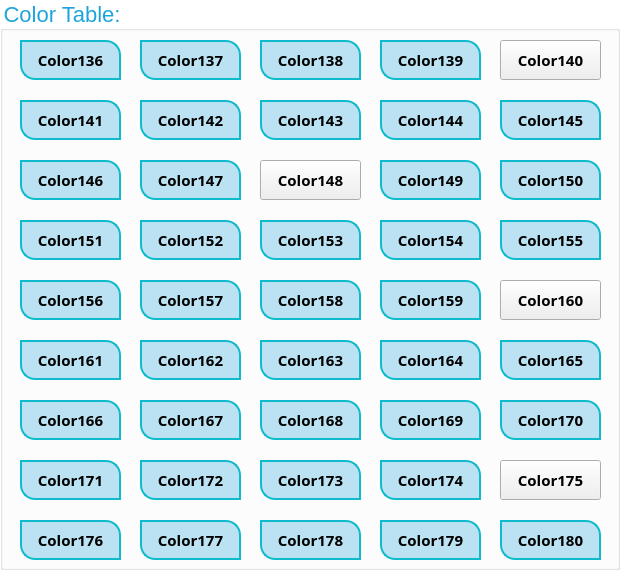
  <widget class="QGroupBox" name="groupBox_4">
   <property name="geometry">
    <rect>
     <x>700</x>
     <y>70</y>
     <width>620</width>
     <height>570</height>
    </rect>
   </property>
   <property name="styleSheet">
    <string notr="true">QGroupBox{
font-size:22px;
color:rgb(29, 165, 219);
background:transparent;
}</string>
   </property>
   <property name="title">
    <string>Color Table:</string>
   </property>
   <widget class="QPushButton" name="pushButtonColor161">
    <property name="geometry">
     <rect>
      <x>20</x>
      <y>340</y>
      <width>101</width>
      <height>40</height>
     </rect>
    </property>
    <property name="font">
     <font>
      <family>Agency FB</family>
      <pointsize>11</pointsize>
      <weight>75</weight>
      <bold>true</bold>
     </font>
    </property>
    <property name="styleSheet">
     <string notr="true">QPushButton{
border:2px solid #0fbacd;
border-top-right-radius: 15px;
border-bottom-left-radius: 15px;
color:rgb(63	,241, 	120 );
ont-size:22px;
background:rgba(29, 165, 219, 0.3);
}</string>
    </property>
    <property name="text">
     <string>Color161</string>
    </property>
   </widget>
   <widget class="QPushButton" name="pushButtonColor166">
    <property name="geometry">
     <rect>
      <x>20</x>
      <y>400</y>
      <width>101</width>
      <height>40</height>
     </rect>
    </property>
    <property name="font">
     <font>
      <family>Agency FB</family>
      <pointsize>11</pointsize>
      <weight>75</weight>
      <bold>true</bold>
     </font>
    </property>
    <property name="styleSheet">
     <string notr="true">QPushButton{
border:2px solid #0fbacd;
border-top-right-radius: 15px;
border-bottom-left-radius: 15px;
color:rgb(31	,255, 	60);
ont-size:22px;
background:rgba(29, 165, 219, 0.3);
}</string>
    </property>
    <property name="text">
     <string>Color166</string>
    </property>
   </widget>
   <widget class="QPushButton" name="pushButtonColor167">
    <property name="geometry">
     <rect>
      <x>140</x>
      <y>400</y>
      <width>101</width>
      <height>40</height>
     </rect>
    </property>
    <property name="font">
     <font>
      <family>Agency FB</family>
      <pointsize>11</pointsize>
      <weight>75</weight>
      <bold>true</bold>
     </font>
    </property>
    <property name="styleSheet">
     <string notr="true">QPushButton{
border:2px solid #0fbacd;
border-top-right-radius: 15px;
border-bottom-left-radius: 15px;
color:rgb(31	,255, 	44);
ont-size:22px;
background:rgba(29, 165, 219, 0.3);
}</string>
    </property>
    <property name="text">
     <string>Color167</string>
    </property>
   </widget>
   <widget class="QPushButton" name="pushButtonColor155">
    <property name="geometry">
     <rect>
      <x>500</x>
      <y>220</y>
      <width>101</width>
      <height>40</height>
     </rect>
    </property>
    <property name="font">
     <font>
      <family>Agency FB</family>
      <pointsize>11</pointsize>
      <weight>75</weight>
      <bold>true</bold>
     </font>
    </property>
    <property name="styleSheet">
     <string notr="true">QPushButton{
border:2px solid #0fbacd;
border-top-right-radius: 15px;
border-bottom-left-radius: 15px;
color:rgb(159	,97	, 36);
ont-size:22px;
background:rgba(29, 165, 219, 0.3);
}</string>
    </property>
    <property name="text">
     <string>Color155</string>
    </property>
   </widget>
   <widget class="QPushButton" name="pushButtonColor138">
    <property name="geometry">
     <rect>
      <x>260</x>
      <y>40</y>
      <width>101</width>
      <height>40</height>
     </rect>
    </property>
    <property name="font">
     <font>
      <family>Agency FB</family>
      <pointsize>11</pointsize>
      <weight>75</weight>
      <bold>true</bold>
     </font>
    </property>
    <property name="styleSheet">
     <string notr="true">QPushButton{
border:2px solid #0fbacd;
border-top-right-radius: 15px;
border-bottom-left-radius: 15px;
color:rgb(15	,125, 	137);
ont-size:22px;
background:rgba(29, 165, 219, 0.3);
}</string>
    </property>
    <property name="text">
     <string>Color138</string>
    </property>
   </widget>
   <widget class="QPushButton" name="pushButtonColor156">
    <property name="geometry">
     <rect>
      <x>20</x>
      <y>280</y>
      <width>101</width>
      <height>40</height>
     </rect>
    </property>
    <property name="font">
     <font>
      <family>Agency FB</family>
      <pointsize>11</pointsize>
      <weight>75</weight>
      <bold>true</bold>
     </font>
    </property>
    <property name="styleSheet">
     <string notr="true">QPushButton{
border:2px solid #0fbacd;
border-top-right-radius: 15px;
border-bottom-left-radius: 15px;
color:rgb(143	,121, 	64);
ont-size:22px;
background:rgba(29, 165, 219, 0.3);
}</string>
    </property>
    <property name="text">
     <string>Color156</string>
    </property>
   </widget>
   <widget class="QPushButton" name="pushButtonColor153">
    <property name="geometry">
     <rect>
      <x>260</x>
      <y>220</y>
      <width>101</width>
      <height>40</height>
     </rect>
    </property>
    <property name="font">
     <font>
      <family>Agency FB</family>
      <pointsize>11</pointsize>
      <weight>75</weight>
      <bold>true</bold>
     </font>
    </property>
    <property name="styleSheet">
     <string notr="true">QPushButton{
border:2px solid #0fbacd;
border-top-right-radius: 15px;
border-bottom-left-radius: 15px;
color:rgb(159	,46	, 44);
ont-size:22px;
background:rgba(29, 165, 219, 0.3);
}</string>
    </property>
    <property name="text">
     <string>Color153</string>
    </property>
   </widget>
   <widget class="QPushButton" name="pushButtonColor165">
    <property name="geometry">
     <rect>
      <x>500</x>
      <y>340</y>
      <width>101</width>
      <height>40</height>
     </rect>
    </property>
    <property name="font">
     <font>
      <family>Agency FB</family>
      <pointsize>11</pointsize>
      <weight>75</weight>
      <bold>true</bold>
     </font>
    </property>
    <property name="styleSheet">
     <string notr="true">QPushButton{
border:2px solid #0fbacd;
border-top-right-radius: 15px;
border-bottom-left-radius: 15px;
color:rgb(31	,255, 	76);
ont-size:22px;
background:rgba(29, 165, 219, 0.3);
}</string>
    </property>
    <property name="text">
     <string>Color165</string>
    </property>
   </widget>
   <widget class="QPushButton" name="pushButtonColor170">
    <property name="geometry">
     <rect>
      <x>500</x>
      <y>400</y>
      <width>101</width>
      <height>40</height>
     </rect>
    </property>
    <property name="font">
     <font>
      <family>Agency FB</family>
      <pointsize>11</pointsize>
      <weight>75</weight>
      <bold>true</bold>
     </font>
    </property>
    <property name="styleSheet">
     <string notr="true">QPushButton{
border:2px solid #0fbacd;
border-top-right-radius: 15px;
border-bottom-left-radius: 15px;
color:rgb(31	,237, 	12 );
ont-size:22px;
background:rgba(29, 165, 219, 0.3);
}</string>
    </property>
    <property name="text">
     <string>Color170</string>
    </property>
   </widget>
   <widget class="QPushButton" name="pushButtonColor157">
    <property name="geometry">
     <rect>
      <x>140</x>
      <y>280</y>
      <width>101</width>
      <height>40</height>
     </rect>
    </property>
    <property name="font">
     <font>
      <family>Agency FB</family>
      <pointsize>11</pointsize>
      <weight>75</weight>
      <bold>true</bold>
     </font>
    </property>
    <property name="styleSheet">
     <string notr="true">QPushButton{
border:2px solid #0fbacd;
border-top-right-radius: 15px;
border-bottom-left-radius: 15px;
color:rgb(127	,145, 	92);
ont-size:22px;
background:rgba(29, 165, 219, 0.3);
}</string>
    </property>
    <property name="text">
     <string>Color157</string>
    </property>
   </widget>
   <widget class="QPushButton" name="pushButtonColor150">
    <property name="geometry">
     <rect>
      <x>500</x>
      <y>160</y>
      <width>101</width>
      <height>40</height>
     </rect>
    </property>
    <property name="font">
     <font>
      <family>Agency FB</family>
      <pointsize>11</pointsize>
      <weight>75</weight>
      <bold>true</bold>
     </font>
    </property>
    <property name="styleSheet">
     <string notr="true">QPushButton{
border:2px solid #0fbacd;
border-top-right-radius: 15px;
border-bottom-left-radius: 15px;
color:rgb(159	,82	, 56);
ont-size:22px;
background:rgba(29, 165, 219, 0.3);
}</string>
    </property>
    <property name="text">
     <string>Color150</string>
    </property>
   </widget>
   <widget class="QPushButton" name="pushButtonColor145">
    <property name="geometry">
     <rect>
      <x>500</x>
      <y>100</y>
      <width>101</width>
      <height>40</height>
     </rect>
    </property>
    <property name="font">
     <font>
      <family>Agency FB</family>
      <pointsize>11</pointsize>
      <weight>75</weight>
      <bold>true</bold>
     </font>
    </property>
    <property name="styleSheet">
     <string notr="true">QPushButton{
border:2px solid #0fbacd;
border-top-right-radius: 15px;
border-bottom-left-radius: 15px;
color:rgb(99	,142, 	76);
ont-size:22px;
background:rgba(29, 165, 219, 0.3);
}</string>
    </property>
    <property name="text">
     <string>Color145</string>
    </property>
   </widget>
   <widget class="QPushButton" name="pushButtonColor137">
    <property name="geometry">
     <rect>
      <x>140</x>
      <y>40</y>
      <width>101</width>
      <height>40</height>
     </rect>
    </property>
    <property name="font">
     <font>
      <family>Agency FB</family>
      <pointsize>11</pointsize>
      <weight>75</weight>
      <bold>true</bold>
     </font>
    </property>
    <property name="styleSheet">
     <string notr="true">QPushButton{
border:2px solid #0fbacd;
border-top-right-radius: 15px;
border-bottom-left-radius: 15px;
color:rgb(3	,117, 	144 );
ont-size:22px;
background:rgba(29, 165, 219, 0.3);
}</string>
    </property>
    <property name="text">
     <string>Color137</string>
    </property>
   </widget>
   <widget class="QPushButton" name="pushButtonColor179">
    <property name="geometry">
     <rect>
      <x>380</x>
      <y>520</y>
      <width>101</width>
      <height>40</height>
     </rect>
    </property>
    <property name="font">
     <font>
      <family>Agency FB</family>
      <pointsize>11</pointsize>
      <weight>75</weight>
      <bold>true</bold>
     </font>
    </property>
    <property name="styleSheet">
     <string notr="true">QPushButton{
border:2px solid #0fbacd;
border-top-right-radius: 15px;
border-bottom-left-radius: 15px;
color:rgb(133	,109, 	12);
ont-size:22px;
background:rgba(29, 165, 219, 0.3);
} </string>
    </property>
    <property name="text">
     <string>Color179</string>
    </property>
   </widget>
   <widget class="QPushButton" name="pushButtonColor146">
    <property name="geometry">
     <rect>
      <x>20</x>
      <y>160</y>
      <width>101</width>
      <height>40</height>
     </rect>
    </property>
    <property name="font">
     <font>
      <family>Agency FB</family>
      <pointsize>11</pointsize>
      <weight>75</weight>
      <bold>true</bold>
     </font>
    </property>
    <property name="styleSheet">
     <string notr="true">QPushButton{
border:2px solid #0fbacd;
border-top-right-radius: 15px;
border-bottom-left-radius: 15px;
color:rgb(111	,130, 	72);
ont-size:22px;
background:rgba(29, 165, 219, 0.3);
}</string>
    </property>
    <property name="text">
     <string>Color146</string>
    </property>
   </widget>
   <widget class="QPushButton" name="pushButtonColor180">
    <property name="geometry">
     <rect>
      <x>500</x>
      <y>520</y>
      <width>101</width>
      <height>40</height>
     </rect>
    </property>
    <property name="font">
     <font>
      <family>Agency FB</family>
      <pointsize>11</pointsize>
      <weight>75</weight>
      <bold>true</bold>
     </font>
    </property>
    <property name="styleSheet">
     <string notr="true">QPushButton{
border:2px solid #0fbacd;
border-top-right-radius: 15px;
border-bottom-left-radius: 15px;
color:rgb(150	,109, 	36);
ont-size:22px;
background:rgba(29, 165, 219, 0.3);
}</string>
    </property>
    <property name="text">
     <string>Color180</string>
    </property>
   </widget>
   <widget class="QPushButton" name="pushButtonColor164">
    <property name="geometry">
     <rect>
      <x>380</x>
      <y>340</y>
      <width>101</width>
      <height>40</height>
     </rect>
    </property>
    <property name="font">
     <font>
      <family>Agency FB</family>
      <pointsize>11</pointsize>
      <weight>75</weight>
      <bold>true</bold>
     </font>
    </property>
    <property name="styleSheet">
     <string notr="true">QPushButton{
border:2px solid #0fbacd;
border-top-right-radius: 15px;
border-bottom-left-radius: 15px;
color:rgb(31	,255, 	92);
ont-size:22px;
background:rgba(29, 165, 219, 0.3);
}</string>
    </property>
    <property name="text">
     <string>Color164</string>
    </property>
   </widget>
   <widget class="QPushButton" name="pushButtonColor144">
    <property name="geometry">
     <rect>
      <x>380</x>
      <y>100</y>
      <width>101</width>
      <height>40</height>
     </rect>
    </property>
    <property name="font">
     <font>
      <family>Agency FB</family>
      <pointsize>11</pointsize>
      <weight>75</weight>
      <bold>true</bold>
     </font>
    </property>
    <property name="styleSheet">
     <string notr="true">QPushButton{
border:2px solid #0fbacd;
border-top-right-radius: 15px;
border-bottom-left-radius: 15px;
color:rgb(87	,142, 	80);
ont-size:22px;
background:rgba(29, 165, 219, 0.3);
}</string>
    </property>
    <property name="text">
     <string>Color144</string>
    </property>
   </widget>
   <widget class="QPushButton" name="pushButtonColor151">
    <property name="geometry">
     <rect>
      <x>20</x>
      <y>220</y>
      <width>101</width>
      <height>40</height>
     </rect>
    </property>
    <property name="font">
     <font>
      <family>Agency FB</family>
      <pointsize>11</pointsize>
      <weight>75</weight>
      <bold>true</bold>
     </font>
    </property>
    <property name="styleSheet">
     <string notr="true">QPushButton{
border:2px solid #0fbacd;
border-top-right-radius: 15px;
border-bottom-left-radius: 15px;
color:rgb(159	,70	, 52);
ont-size:22px;
background:rgba(29, 165, 219, 0.3);
}</string>
    </property>
    <property name="text">
     <string>Color151</string>
    </property>
   </widget>
   <widget class="QPushButton" name="pushButtonColor160">
    <property name="geometry">
     <rect>
      <x>500</x>
      <y>280</y>
      <width>101</width>
      <height>40</height>
     </rect>
    </property>
    <property name="font">
     <font>
      <family>Agency FB</family>
      <pointsize>11</pointsize>
      <weight>75</weight>
      <bold>true</bold>
     </font>
    </property>
    <property name="styleSheet">
     <string notr="true">QPushButton{
border:2px solid #0fbacd;
border-top-right-radius: 15px;
border-bottom-left-radius: 15px;
color:rgb(79	,217, 	120);
ont-size:22px;
background:rgba(29, 165, 219, 0.3);
}163	,142, 	18</string>
    </property>
    <property name="text">
     <string>Color160</string>
    </property>
   </widget>
   <widget class="QPushButton" name="pushButtonColor175">
    <property name="geometry">
     <rect>
      <x>500</x>
      <y>460</y>
      <width>101</width>
      <height>40</height>
     </rect>
    </property>
    <property name="font">
     <font>
      <family>Agency FB</family>
      <pointsize>11</pointsize>
      <weight>75</weight>
      <bold>true</bold>
     </font>
    </property>
    <property name="styleSheet">
     <string notr="true">QPushButton{
border:2px solid #0fbacd;
border-top-right-radius: 15px;
border-bottom-left-radius: 15px;
color:rgb(65	,147, 	12);
ont-size:22px;
background:rgba(29, 165, 219, 0.3);
}46	,255, 	19</string>
    </property>
    <property name="text">
     <string>Color175</string>
    </property>
   </widget>
   <widget class="QPushButton" name="pushButtonColor169">
    <property name="geometry">
     <rect>
      <x>380</x>
      <y>400</y>
      <width>101</width>
      <height>40</height>
     </rect>
    </property>
    <property name="font">
     <font>
      <family>Agency FB</family>
      <pointsize>11</pointsize>
      <weight>75</weight>
      <bold>true</bold>
     </font>
    </property>
    <property name="styleSheet">
     <string notr="true">QPushButton{
border:2px solid #0fbacd;
border-top-right-radius: 15px;
border-bottom-left-radius: 15px;
color:rgb(31	,255, 	12 );
ont-size:22px;
background:rgba(29, 165, 219, 0.3);
}</string>
    </property>
    <property name="text">
     <string>Color169</string>
    </property>
   </widget>
   <widget class="QPushButton" name="pushButtonColor140">
    <property name="geometry">
     <rect>
      <x>500</x>
      <y>40</y>
      <width>101</width>
      <height>40</height>
     </rect>
    </property>
    <property name="font">
     <font>
      <family>Agency FB</family>
      <pointsize>11</pointsize>
      <weight>75</weight>
      <bold>true</bold>
     </font>
    </property>
    <property name="styleSheet">
     <string notr="true">QPushButton{
border:2px solid #0fbacd;
border-top-right-radius: 15px;
border-bottom-left-radius: 15px;
color:rgb(39	,141, 	123);
ont-size:22px;
background:rgba(29, 165, 219, 0.3);
}46	,255, 	19</string>
    </property>
    <property name="text">
     <string>Color140</string>
    </property>
   </widget>
   <widget class="QPushButton" name="pushButtonColor159">
    <property name="geometry">
     <rect>
      <x>380</x>
      <y>280</y>
      <width>101</width>
      <height>40</height>
     </rect>
    </property>
    <property name="font">
     <font>
      <family>Agency FB</family>
      <pointsize>11</pointsize>
      <weight>75</weight>
      <bold>true</bold>
     </font>
    </property>
    <property name="styleSheet">
     <string notr="true">QPushButton{
border:2px solid #0fbacd;
border-top-right-radius: 15px;
border-bottom-left-radius: 15px;
color:rgb(95	,193, 	120 );
ont-size:22px;
background:rgba(29, 165, 219, 0.3);
}</string>
    </property>
    <property name="text">
     <string>Color159</string>
    </property>
   </widget>
   <widget class="QPushButton" name="pushButtonColor163">
    <property name="geometry">
     <rect>
      <x>260</x>
      <y>340</y>
      <width>101</width>
      <height>40</height>
     </rect>
    </property>
    <property name="font">
     <font>
      <family>Agency FB</family>
      <pointsize>11</pointsize>
      <weight>75</weight>
      <bold>true</bold>
     </font>
    </property>
    <property name="styleSheet">
     <string notr="true">QPushButton{
border:2px solid #0fbacd;
border-top-right-radius: 15px;
border-bottom-left-radius: 15px;
color:rgb(31	,255, 	97);
ont-size:22px;
background:rgba(29, 165, 219, 0.3);
}</string>
    </property>
    <property name="text">
     <string>Color163</string>
    </property>
   </widget>
   <widget class="QPushButton" name="pushButtonColor143">
    <property name="geometry">
     <rect>
      <x>260</x>
      <y>100</y>
      <width>101</width>
      <height>40</height>
     </rect>
    </property>
    <property name="font">
     <font>
      <family>Agency FB</family>
      <pointsize>11</pointsize>
      <weight>75</weight>
      <bold>true</bold>
     </font>
    </property>
    <property name="styleSheet">
     <string notr="true">QPushButton{
border:2px solid #0fbacd;
border-top-right-radius: 15px;
border-bottom-left-radius: 15px;
color:rgb(75	,142, 	102);
ont-size:22px;
background:rgba(29, 165, 219, 0.3);
}</string>
    </property>
    <property name="text">
     <string>Color143</string>
    </property>
   </widget>
   <widget class="QPushButton" name="pushButtonColor177">
    <property name="geometry">
     <rect>
      <x>140</x>
      <y>520</y>
      <width>101</width>
      <height>40</height>
     </rect>
    </property>
    <property name="font">
     <font>
      <family>Agency FB</family>
      <pointsize>11</pointsize>
      <weight>75</weight>
      <bold>true</bold>
     </font>
    </property>
    <property name="styleSheet">
     <string notr="true">QPushButton{
border:2px solid #0fbacd;
border-top-right-radius: 15px;
border-bottom-left-radius: 15px;
color:rgb(99	,111, 	12);
ont-size:22px;
background:rgba(29, 165, 219, 0.3);
}</string>
    </property>
    <property name="text">
     <string>Color177</string>
    </property>
   </widget>
   <widget class="QPushButton" name="pushButtonColor158">
    <property name="geometry">
     <rect>
      <x>260</x>
      <y>280</y>
      <width>101</width>
      <height>40</height>
     </rect>
    </property>
    <property name="font">
     <font>
      <family>Agency FB</family>
      <pointsize>11</pointsize>
      <weight>75</weight>
      <bold>true</bold>
     </font>
    </property>
    <property name="styleSheet">
     <string notr="true">QPushButton{
border:2px solid #0fbacd;
border-top-right-radius: 15px;
border-bottom-left-radius: 15px;
color:rgb(111	,169, 	120);
ont-size:22px;
background:rgba(29, 165, 219, 0.3);
}</string>
    </property>
    <property name="text">
     <string>Color158</string>
    </property>
   </widget>
   <widget class="QPushButton" name="pushButtonColor149">
    <property name="geometry">
     <rect>
      <x>380</x>
      <y>160</y>
      <width>101</width>
      <height>40</height>
     </rect>
    </property>
    <property name="font">
     <font>
      <family>Agency FB</family>
      <pointsize>11</pointsize>
      <weight>75</weight>
      <bold>true</bold>
     </font>
    </property>
    <property name="styleSheet">
     <string notr="true">QPushButton{
border:2px solid #0fbacd;
border-top-right-radius: 15px;
border-bottom-left-radius: 15px;
color:rgb(147	,94	, 60 );
ont-size:22px;
background:rgba(29, 165, 219, 0.3);
}</string>
    </property>
    <property name="text">
     <string>Color149</string>
    </property>
   </widget>
   <widget class="QPushButton" name="pushButtonColor136">
    <property name="geometry">
     <rect>
      <x>20</x>
      <y>40</y>
      <width>101</width>
      <height>40</height>
     </rect>
    </property>
    <property name="font">
     <font>
      <family>Agency FB</family>
      <pointsize>11</pointsize>
      <weight>75</weight>
      <bold>true</bold>
     </font>
    </property>
    <property name="styleSheet">
     <string notr="true">QPushButton{
border:2px solid #0fbacd;
border-top-right-radius: 15px;
border-bottom-left-radius: 15px;
color:rgb(3	,109, 	162);
ont-size:22px;
background:rgba(29, 165, 219, 0.3);
}</string>
    </property>
    <property name="text">
     <string>Color136</string>
    </property>
   </widget>
   <widget class="QPushButton" name="pushButtonColor178">
    <property name="geometry">
     <rect>
      <x>260</x>
      <y>520</y>
      <width>101</width>
      <height>40</height>
     </rect>
    </property>
    <property name="font">
     <font>
      <family>Agency FB</family>
      <pointsize>11</pointsize>
      <weight>75</weight>
      <bold>true</bold>
     </font>
    </property>
    <property name="styleSheet">
     <string notr="true">QPushButton{
border:2px solid #0fbacd;
border-top-right-radius: 15px;
border-bottom-left-radius: 15px;
color:rgb(116	,109, 	12);
ont-size:22px;
background:rgba(29, 165, 219, 0.3);
}</string>
    </property>
    <property name="text">
     <string>Color178</string>
    </property>
   </widget>
   <widget class="QPushButton" name="pushButtonColor171">
    <property name="geometry">
     <rect>
      <x>20</x>
      <y>460</y>
      <width>101</width>
      <height>40</height>
     </rect>
    </property>
    <property name="font">
     <font>
      <family>Agency FB</family>
      <pointsize>11</pointsize>
      <weight>75</weight>
      <bold>true</bold>
     </font>
    </property>
    <property name="styleSheet">
     <string notr="true">QPushButton{
border:2px solid #0fbacd;
border-top-right-radius: 15px;
border-bottom-left-radius: 15px;
color:rgb(31	,219, 	12);
ont-size:22px;
background:rgba(29, 165, 219, 0.3);
}</string>
    </property>
    <property name="text">
     <string>Color171</string>
    </property>
   </widget>
   <widget class="QPushButton" name="pushButtonColor154">
    <property name="geometry">
     <rect>
      <x>380</x>
      <y>220</y>
      <width>101</width>
      <height>40</height>
     </rect>
    </property>
    <property name="font">
     <font>
      <family>Agency FB</family>
      <pointsize>11</pointsize>
      <weight>75</weight>
      <bold>true</bold>
     </font>
    </property>
    <property name="styleSheet">
     <string notr="true">QPushButton{
border:2px solid #0fbacd;
border-top-right-radius: 15px;
border-bottom-left-radius: 15px;
color:rgb(159	,73	, 40);
ont-size:22px;
background:rgba(29, 165, 219, 0.3);
}</string>
    </property>
    <property name="text">
     <string>Color154</string>
    </property>
   </widget>
   <widget class="QPushButton" name="pushButtonColor172">
    <property name="geometry">
     <rect>
      <x>140</x>
      <y>460</y>
      <width>101</width>
      <height>40</height>
     </rect>
    </property>
    <property name="font">
     <font>
      <family>Agency FB</family>
      <pointsize>11</pointsize>
      <weight>75</weight>
      <bold>true</bold>
     </font>
    </property>
    <property name="styleSheet">
     <string notr="true">QPushButton{
border:2px solid #0fbacd;
border-top-right-radius: 15px;
border-bottom-left-radius: 15px;
color:rgb(31	,201, 	12);
ont-size:22px;
background:rgba(29, 165, 219, 0.3);
}</string>
    </property>
    <property name="text">
     <string>Color172</string>
    </property>
   </widget>
   <widget class="QPushButton" name="pushButtonColor168">
    <property name="geometry">
     <rect>
      <x>260</x>
      <y>400</y>
      <width>101</width>
      <height>40</height>
     </rect>
    </property>
    <property name="font">
     <font>
      <family>Agency FB</family>
      <pointsize>11</pointsize>
      <weight>75</weight>
      <bold>true</bold>
     </font>
    </property>
    <property name="styleSheet">
     <string notr="true">QPushButton{
border:2px solid #0fbacd;
border-top-right-radius: 15px;
border-bottom-left-radius: 15px;
color:rgb(31	,255, 	28);
ont-size:22px;
background:rgba(29, 165, 219, 0.3);
}</string>
    </property>
    <property name="text">
     <string>Color168</string>
    </property>
   </widget>
   <widget class="QPushButton" name="pushButtonColor142">
    <property name="geometry">
     <rect>
      <x>140</x>
      <y>100</y>
      <width>101</width>
      <height>40</height>
     </rect>
    </property>
    <property name="font">
     <font>
      <family>Agency FB</family>
      <pointsize>11</pointsize>
      <weight>75</weight>
      <bold>true</bold>
     </font>
    </property>
    <property name="styleSheet">
     <string notr="true">QPushButton{
border:2px solid #0fbacd;
border-top-right-radius: 15px;
border-bottom-left-radius: 15px;
color:rgb(63	,142, 	109);
ont-size:22px;
background:rgba(29, 165, 219, 0.3);
}</string>
    </property>
    <property name="text">
     <string>Color142</string>
    </property>
   </widget>
   <widget class="QPushButton" name="pushButtonColor152">
    <property name="geometry">
     <rect>
      <x>140</x>
      <y>220</y>
      <width>101</width>
      <height>40</height>
     </rect>
    </property>
    <property name="font">
     <font>
      <family>Agency FB</family>
      <pointsize>11</pointsize>
      <weight>75</weight>
      <bold>true</bold>
     </font>
    </property>
    <property name="styleSheet">
     <string notr="true">QPushButton{
border:2px solid #0fbacd;
border-top-right-radius: 15px;
border-bottom-left-radius: 15px;
color:rgb(159	,58	, 48);
ont-size:22px;
background:rgba(29, 165, 219, 0.3);
}</string>
    </property>
    <property name="text">
     <string>Color152</string>
    </property>
   </widget>
   <widget class="QPushButton" name="pushButtonColor162">
    <property name="geometry">
     <rect>
      <x>140</x>
      <y>340</y>
      <width>101</width>
      <height>40</height>
     </rect>
    </property>
    <property name="font">
     <font>
      <family>Agency FB</family>
      <pointsize>11</pointsize>
      <weight>75</weight>
      <bold>true</bold>
     </font>
    </property>
    <property name="styleSheet">
     <string notr="true">QPushButton{
border:2px solid #0fbacd;
border-top-right-radius: 15px;
border-bottom-left-radius: 15px;
color:rgb(47	,255, 	106);
ont-size:22px;
background:rgba(29, 165, 219, 0.3);
}</string>
    </property>
    <property name="text">
     <string>Color162</string>
    </property>
   </widget>
   <widget class="QPushButton" name="pushButtonColor141">
    <property name="geometry">
     <rect>
      <x>20</x>
      <y>100</y>
      <width>101</width>
      <height>40</height>
     </rect>
    </property>
    <property name="font">
     <font>
      <family>Agency FB</family>
      <pointsize>11</pointsize>
      <weight>75</weight>
      <bold>true</bold>
     </font>
    </property>
    <property name="styleSheet">
     <string notr="true">QPushButton{
border:2px solid #0fbacd;
border-top-right-radius: 15px;
border-bottom-left-radius: 15px;
color:rgb(51	,142, 	116);
ont-size:22px;
background:rgba(29, 165, 219, 0.3);
}</string>
    </property>
    <property name="text">
     <string>Color141</string>
    </property>
   </widget>
   <widget class="QPushButton" name="pushButtonColor176">
    <property name="geometry">
     <rect>
      <x>20</x>
      <y>520</y>
      <width>101</width>
      <height>40</height>
     </rect>
    </property>
    <property name="font">
     <font>
      <family>Agency FB</family>
      <pointsize>11</pointsize>
      <weight>75</weight>
      <bold>true</bold>
     </font>
    </property>
    <property name="styleSheet">
     <string notr="true">QPushButton{
border:2px solid #0fbacd;
border-top-right-radius: 15px;
border-bottom-left-radius: 15px;
color:rgb(82	,129, 	12);
ont-size:22px;
background:rgba(29, 165, 219, 0.3);
}</string>
    </property>
    <property name="text">
     <string>Color176</string>
    </property>
   </widget>
   <widget class="QPushButton" name="pushButtonColor148">
    <property name="geometry">
     <rect>
      <x>260</x>
      <y>160</y>
      <width>101</width>
      <height>40</height>
     </rect>
    </property>
    <property name="font">
     <font>
      <family>Agency FB</family>
      <pointsize>11</pointsize>
      <weight>75</weight>
      <bold>true</bold>
     </font>
    </property>
    <property name="styleSheet">
     <string notr="true">QPushButton{
border:2px solid #0fbacd;
border-top-right-radius: 15px;
border-bottom-left-radius: 15px;
color:rgb(135	,106, 	64);
ont-size:22px;
background:rgba(29, 165, 219, 0.3);
}1</string>
    </property>
    <property name="text">
     <string>Color148</string>
    </property>
   </widget>
   <widget class="QPushButton" name="pushButtonColor174">
    <property name="geometry">
     <rect>
      <x>380</x>
      <y>460</y>
      <width>101</width>
      <height>40</height>
     </rect>
    </property>
    <property name="font">
     <font>
      <family>Agency FB</family>
      <pointsize>11</pointsize>
      <weight>75</weight>
      <bold>true</bold>
     </font>
    </property>
    <property name="styleSheet">
     <string notr="true">QPushButton{
border:2px solid #0fbacd;
border-top-right-radius: 15px;
border-bottom-left-radius: 15px;
color:rgb(48	,165, 	12 );
ont-size:22px;
background:rgba(29, 165, 219, 0.3);
}</string>
    </property>
    <property name="text">
     <string>Color174</string>
    </property>
   </widget>
   <widget class="QPushButton" name="pushButtonColor147">
    <property name="geometry">
     <rect>
      <x>140</x>
      <y>160</y>
      <width>101</width>
      <height>40</height>
     </rect>
    </property>
    <property name="font">
     <font>
      <family>Agency FB</family>
      <pointsize>11</pointsize>
      <weight>75</weight>
      <bold>true</bold>
     </font>
    </property>
    <property name="styleSheet">
     <string notr="true">QPushButton{
border:2px solid #0fbacd;
border-top-right-radius: 15px;
border-bottom-left-radius: 15px;
color:rgb(123	,118, 	68);
ont-size:22px;
background:rgba(29, 165, 219, 0.3);
}</string>
    </property>
    <property name="text">
     <string>Color147</string>
    </property>
   </widget>
   <widget class="QPushButton" name="pushButtonColor139">
    <property name="geometry">
     <rect>
      <x>380</x>
      <y>40</y>
      <width>101</width>
      <height>40</height>
     </rect>
    </property>
    <property name="font">
     <font>
      <family>Agency FB</family>
      <pointsize>11</pointsize>
      <weight>75</weight>
      <bold>true</bold>
     </font>
    </property>
    <property name="styleSheet">
     <string notr="true">QPushButton{
border:2px solid #0fbacd;
border-top-right-radius: 15px;
border-bottom-left-radius: 15px;
color:rgb(27	,133, 	130 );
ont-size:22px;
background:rgba(29, 165, 219, 0.3);
}</string>
    </property>
    <property name="text">
     <string>Color139</string>
    </property>
   </widget>
   <widget class="QPushButton" name="pushButtonColor173">
    <property name="geometry">
     <rect>
      <x>260</x>
      <y>460</y>
      <width>101</width>
      <height>40</height>
     </rect>
    </property>
    <property name="font">
     <font>
      <family>Agency FB</family>
      <pointsize>11</pointsize>
      <weight>75</weight>
      <bold>true</bold>
     </font>
    </property>
    <property name="styleSheet">
     <string notr="true">QPushButton{
border:2px solid #0fbacd;
border-top-right-radius: 15px;
border-bottom-left-radius: 15px;
color:rgb(31	,183, 	12);
ont-size:22px;
background:rgba(29, 165, 219, 0.3);
}</string>
    </property>
    <property name="text">
     <string>Color173</string>
    </property>
   </widget>
  </widget>
